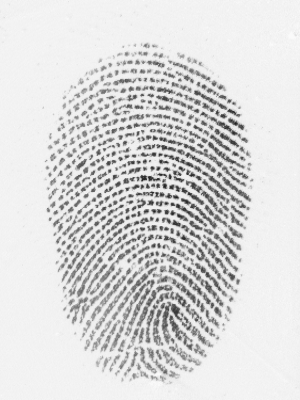
#> input picture Local_Dataset/a/fingerprint_20250422_142217.bmp, 300 x 400 px; its folder holds only this picture in this run
$ jupyter execute --allow-errors Train_model.ipynb   (shell and % lines are left out)
#> lines starting #> are read from the running program, lines starting #| are printed output that depends on the picture; after the words box and inside, x2 and y2 are one past the last pixel; in counts of white or black regions, pixels touching at a corner belong together
[cell 1]
import os
import cv2
import numpy as np
import matplotlib.pyplot as plt
from tensorflow.keras.utils import Sequence, to_categorical
from tensorflow.keras.preprocessing.image import ImageDataGenerator
import fingerprint_enhancer
import random
import albumentations as A

[cell 2]
data_dir = "./Local_Dataset"
img_size = (300, 400)
batch_size = 16
num_classes = 4

[cell 3]
# Display dataset information
def display_dataset_info(data_dir):
#> called with data_dir = './Local_Dataset'
    class_names = os.listdir(data_dir)  # List all class directories
    class_count = {class_name: len(os.listdir(os.path.join(data_dir, class_name))) for class_name in class_names}

    # Print the number of images in each class
    print("Dataset Class Distribution:")
    for class_name, count in class_count.items():
        print(f"{class_name}: {count} images")

    # Show a sample image from each class
    plt.figure(figsize=(12, 8))
    for idx, class_name in enumerate(class_names):
        class_path = os.path.join(data_dir, class_name)
        sample_image_path = os.path.join(class_path, os.listdir(class_path)[0])  # Get the first image from the class

        # Read and resize the image
        img = cv2.imread(sample_image_path)
#> img is the input picture: shape (400, 300, 3); min 30, max 250, mean 218.8
        img = cv2.cvtColor(img, cv2.COLOR_BGR2RGB)  # Convert BGR to RGB
        img = cv2.resize(img, img_size)

        # Display the image
        plt.subplot(2, 4, idx + 1)
        plt.imshow(img)
        plt.title(class_name)
        plt.axis("off")

    plt.tight_layout()
    plt.show()
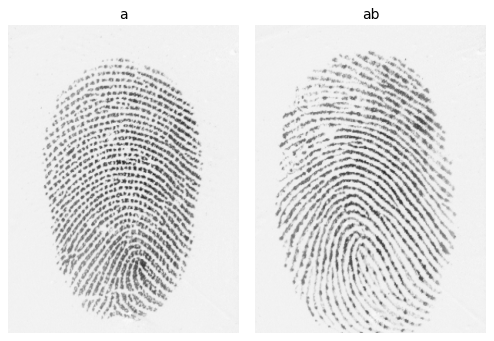
#> figure drawn by matplotlib, 2 panels

[cell 4]
# Call the function to display dataset information
display_dataset_info(data_dir)

[cell 5]
import cv2
import numpy as np
import random

def simple_augment(image):
    # --- Rotation ---
    angle = random.uniform(-10, 10)
    h, w = image.shape
    M = cv2.getRotationMatrix2D((w // 2, h // 2), angle, 1)
    image = cv2.warpAffine(image, M, (w, h), borderMode=cv2.BORDER_REFLECT)

    # --- Brightness ---
    brightness_factor = random.uniform(0.8, 1.2)
    image = np.clip(image * brightness_factor, 0, 255)

    # --- Contrast ---
    contrast_factor = random.uniform(0.8, 1.2)
    mean = np.mean(image)
    image = np.clip((image - mean) * contrast_factor + mean, 0, 255)

    return image.astype(np.uint8)

[cell 6]
def apply_masked_processing(image):
    """
    Apply Gaussian blur and adaptive thresholding to the fingerprint region.
    """
    # Step 1: Create a binary mask for the fingerprint region
    _, binary_mask = cv2.threshold(image, 200, 255, cv2.THRESH_BINARY_INV)
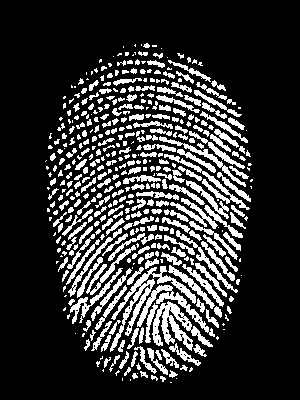
#> binary_mask: shape (400, 300); 19.9% white; 438 white regions (165 under 20 px), largest, box (x1, y1, x2, y2) and area: (110, 266, 196, 352) 1208, (152, 301, 213, 351) 1094, (137, 285, 215, 337) 715

    # Step 2: Apply Gaussian blur to the entire image
    blurred_image = cv2.GaussianBlur(image, (3, 3), 0)
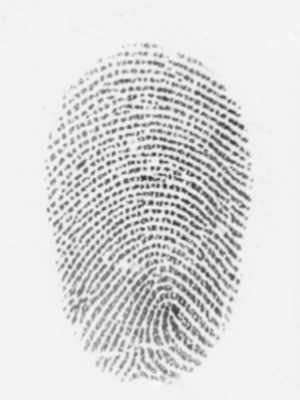
#> blurred_image: shape (400, 300); min 46, max 250, mean 218.9

    # Step 3: Apply adaptive thresholding to the blurred image
    threshold_image = cv2.adaptiveThreshold(
        blurred_image, 255, cv2.ADAPTIVE_THRESH_GAUSSIAN_C,
        cv2.THRESH_BINARY, 11, 5
    )
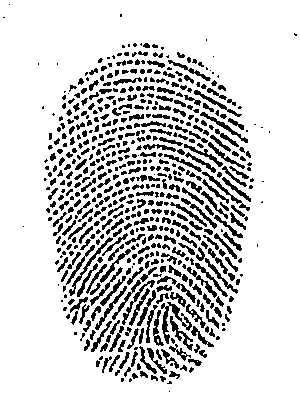
#> threshold_image: shape (400, 300); 82.3% white; 572 black regions (216 under 20 px), largest, box (x1, y1, x2, y2) and area: (161, 302, 192, 344) 345, (69, 237, 113, 296) 233, (202, 172, 250, 211) 204

    # Step 4: Isolate the fingerprint area (where mask is white)
    enhanced_fingerprint = cv2.bitwise_and(threshold_image, threshold_image, mask=binary_mask)
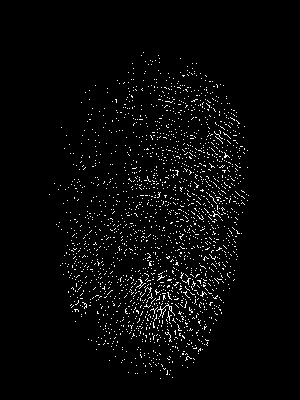
#> enhanced_fingerprint: shape (400, 300); 3% white in thin lines or dots, all inside (x1, y1, x2, y2) = (49, 52, 249, 379)

    # Step 5: Keep the original background (where mask is black)
    background = cv2.bitwise_and(image, image, mask=cv2.bitwise_not(binary_mask))
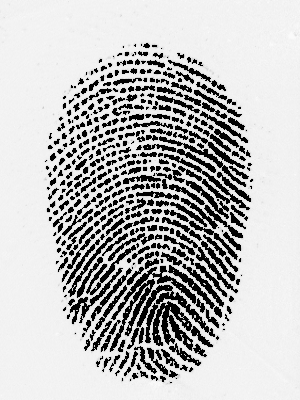
#> background: shape (400, 300); min 0, max 250, mean 190.6

    # Step 6: Combine the enhanced fingerprint and the original background
    final_image = cv2.add(enhanced_fingerprint, background)
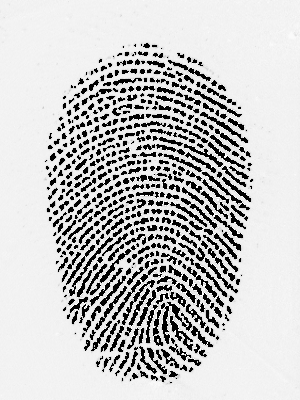
#> final_image: shape (400, 300); min 0, max 255, mean 198.4

    return final_image

[cell 7]
def preprocess_image(image_path, img_size, augment=False):
    """
    Loads, resizes, preprocesses, optionally augments, and enhances the fingerprint image.
    """
    image = cv2.imread(image_path, cv2.IMREAD_GRAYSCALE)
    assert image is not None, f"Could not read image: {image_path}"
    image = cv2.resize(image, img_size)

    # Apply masked processing
    image = apply_masked_processing(image)

    # Apply manual augmentation
    if augment:
        image = simple_augment(image)

    # Fingerprint enhancement
    image = fingerprint_enhancer.enhance_fingerprint(image)

    # Normalize and expand dims
    image = (image * 255).astype(np.uint8) if image.dtype != np.uint8 else image
    image = image / 255.0
    image = np.expand_dims(image, axis=-1)

    return image
